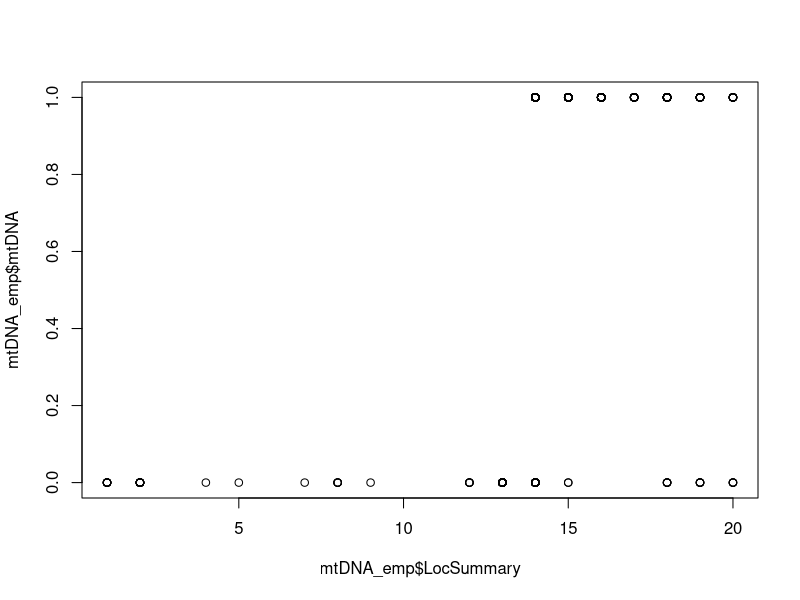

This chart was generated by the following R code: (Note: this script raises an error after producing the figure.)
## This script generates the summary tables needed to run HZAR
## mean and sampling variance at each location along the cline transect

setwd("~/Desktop/RedFox-SVNN-Manuscript/HZAR")

###########
##mtDNA####
###########

mtDNA_emp <- read.csv("GeogClineData-mtDNA.csv", header=T, stringsAsFactors=F)


### Need to add a new column to the matrix that assigns a location bin to the data ###
mtDNA_emp$LocSummary <- findInterval(mtDNA_emp$ScaledClineLocation, c(0, 0.05, 0.1, 0.15, 0.2, 0.25, 0.3, 0.35, 0.4, 0.45, 0.5, 0.55, 0.6, 0.65, 0.7, 0.75, 0.8, 0.85, 0.9, 0.95, 1), rightmost.closed = TRUE)  


##quick plot
plot(mtDNA_emp$LocSummary, mtDNA_emp$mtDNA
     )

##Calculate the mean and Standard Error of each bin

##Make a list of the LocSummaries note these are not characters right now...
LocIDs <- mtDNA_emp$LocSummary

p <- mtDNA_emp$mtDNA

#Read in distances of "sampling locations"
d <- read.csv("GeogCline-SamplingIntervals-mtDNA.csv", header=T, stringsAsFactors=F)

## Output vector of distances
d$distance -> dists

## Get population means
sapply(unique(LocIDs),function(x){mean(p[which(LocIDs %in% x)])},USE.NAMES=F) %>% round(4) -> means
means

## Get population variances
sapply(unique(LocIDs),function(x){var(p[which(LocIDs %in% x)])},USE.NAMES=F) -> vars

## Get population counts
sapply(unique(LocIDs),function(x){length(p[which(LocIDs %in% x)])},USE.NAMES=F) -> counts

## Create data frame for input into Hzar
data.frame(LocIDs=unique(LocIDs),dists,means,vars,counts) -> m

write.table(m, file="mtDNA-summary.txt")

plot(m$LocIDs,m$means)


p <- ggplot(m, aes(x=LocIDs, y=means)) +
  geom_point() +
  geom_line() +
  geom_errorbar(aes(ymin=means-vars, ymax=means+vars))

p  


#############
###Nuclear### 
#############

### Need to add a new column to the matrix that assigns a location bin to the data ###

Nuclear <- read.csv("GeogClineData-nuDNA.csv", header=T, stringsAsFactors=F)
Nuclear$LocSummary <- findInterval(Nuclear$ScaledClineLocation, c(0, 0.05, 0.1, 0.15, 0.2, 0.25, 0.3, 0.35, 0.4, 0.45, 0.5, 0.55, 0.6, 0.65, 0.7, 0.75, 0.8, 0.85, 0.9, 0.95, 1), rightmost.closed = TRUE)  

##quick plot
plot(Nuclear$LocSummary, Nuclear$NativeAncestry)

##Calculate the mean and Standard Error of each bin

##Make a list of the LocSummaries note these are not characters right now...
LocIDs <- Nuclear$LocSummary

p <- Nuclear$NativeAncestry

#Read in distances of "sampling locations"
d <- read.csv("GeogCline-SamplingIntervals-nuDNA.csv", header=T, stringsAsFactors=F)

## Output vector of distances
d$distance -> dists

## Get population means
sapply(unique(LocIDs),function(x){mean(p[which(LocIDs %in% x)])},USE.NAMES=F) %>% round(4) -> means
means

## Get population variances
sapply(unique(LocIDs),function(x){var(p[which(LocIDs %in% x)])},USE.NAMES=F) -> vars

## Get population counts
sapply(unique(LocIDs),function(x){length(p[which(LocIDs %in% x)])},USE.NAMES=F) -> counts

## Create data frame for input into Hzar
data.frame(LocIDs=unique(LocIDs),dists,means,vars,counts) -> m

m

write.table(m, file="nuDNA-summary.txt")

plot(m$LocIDs,m$means)

p <- ggplot(m, aes(x=LocIDs, y=means, ymin=0, ymax=1)) +
  geom_point() +
  geom_line() +
  geom_errorbar(aes(ymin=means-vars, ymax=means+vars)) +
  theme() +
  theme_classic()

p  
